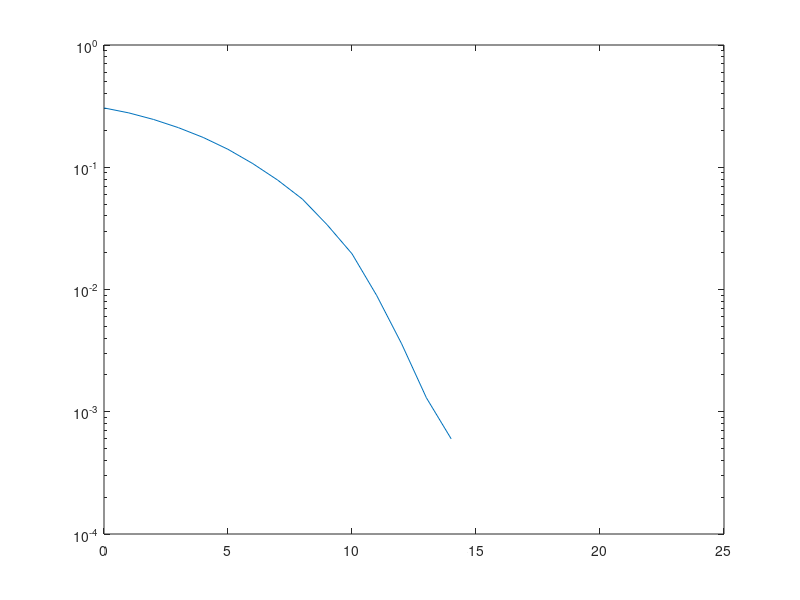

Source code (MATLAB):
N = 10000;
x1 = randi([0, 1], 1, N);
% x1 = [0 0 0 1 1 0 1 1];
%x2 = [0 0 1 1 1 0];
y = 1:N/2;
k = 1;
for i=1:2:length(x1)
    if x1(i) == 0 && x1(i+1) == 0
        y(k) = exp(1j*pi/4);
    elseif x1(i) == 0 && x1(i+1) == 1
        y(k) = exp(1j*3*pi/4);
    elseif x1(i) == 1 && x1(i+1) == 0
        y(k) = exp(1j*5*pi/4);
    elseif x1(i) == 1 && x1(i+1) == 1
        y(k) = exp(1j*7*pi/4);
    end
    k = k+1;
end
k = 1;
awgn = randn(1, N/2) + 1j*randn(1, N/2);
snrdb = 0:24;
snr = 0:24;
err = 0:24;
err2 = 0:24;
err_rate = 0:24;
err_theo = 0:24;
yr = 1:N;
for l=1:length(snrdb)
    snr(l) = 10^(snrdb(l)/10);
    sigma = 1/sqrt(snr(l));
    signal_power = 1;
    noise_power = sigma^2;
    y1 = y + sigma*awgn;% + sigma*awgn;
    k = 1;
    for i=1:length(y)
        if real(y1(i))>0 && imag(y1(i))>0
            yr(k) = 0;
            yr(k+1) = 0;
        elseif real(y1(i))<0 && imag(y1(i))>0
            yr(k) = 0;
            yr(k+1) = 1;
        elseif real(y1(i))<0 && imag(y1(i))<0
            yr(k) = 1;
            yr(k+1) = 0;
        elseif real(y1(i))>0 && imag(y1(i))<0
            yr(k) = 1;
            yr(k+1) = 1;
        end
        k = k+ 2;
    end
    k=1;
    err(l)= sum(abs(yr - x1))/N;
end
semilogy(snrdb, err);
